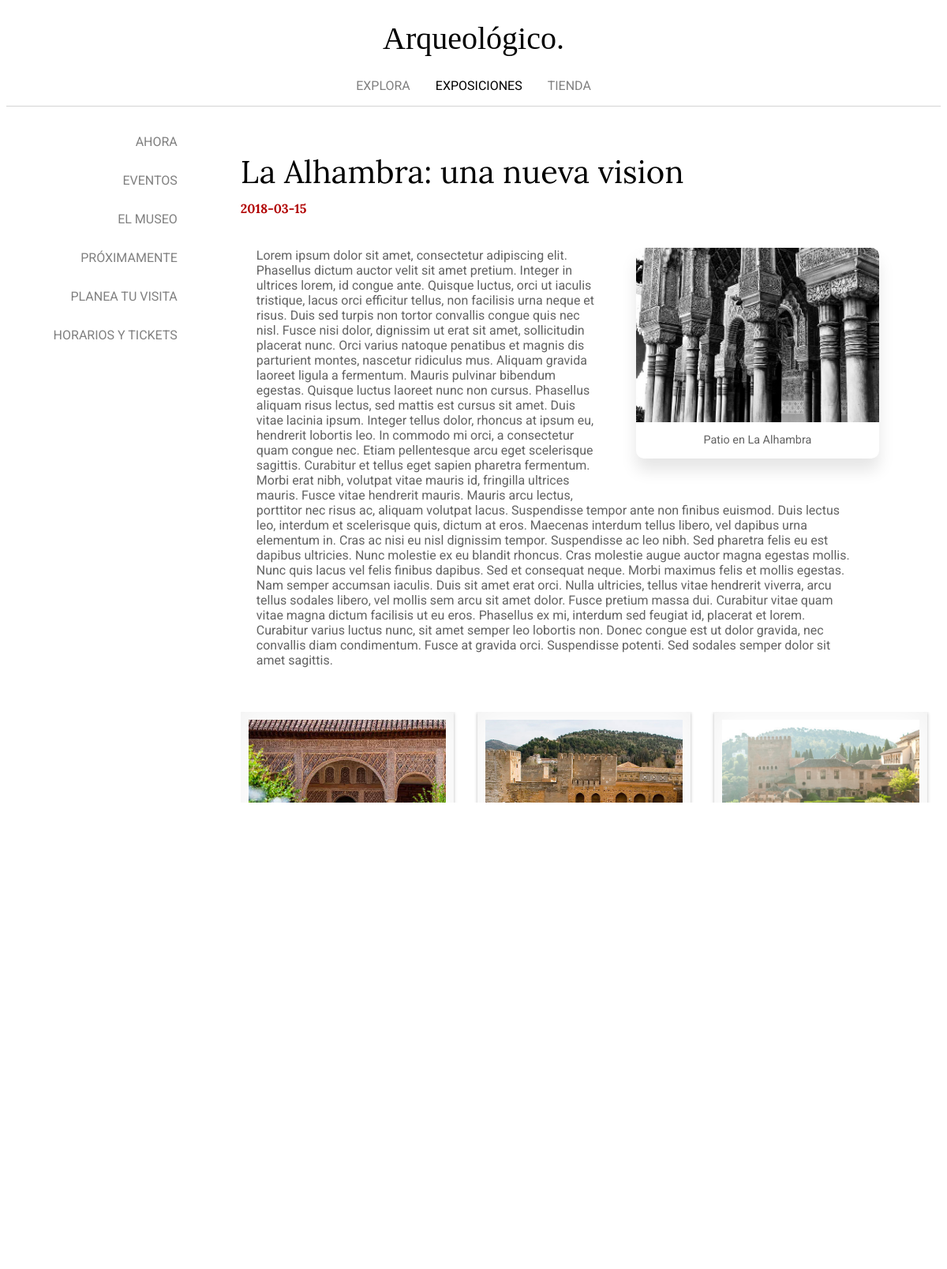
/?option=show&item=0, run on the app's committed database.
### tables this page shows
CREATE TABLE `articulos` (
  `id` int(11) NOT NULL,
  `titulo` text NOT NULL,
  `subtitulo` text NOT NULL,
  `fecha` date NOT NULL,
  `contenido` text NOT NULL,
  `imagen_principal` text NOT NULL,
  `imagenes` text NOT NULL,
  `pie_imagen` text NOT NULL
);

### index.php (called while the page is built, shortened)
<?php
    require_once("views/layout.php");
?>

### models/article.php (called while the page is built, shortened)
<?php
class Article
{
    public function __construct($id, $titulo, $subtitulo, $fecha, $contenido, $imagen_principal, $imagenes, $pie_imagen)
    {
        $this->id = $id;
        $this->titulo = $titulo;
        $this->fecha = $fecha;
        $this->contenido = $contenido;
        $this->imagenes = explode(" ", $imagenes);
        $this->pie_imagen = $pie_imagen;
    }
    public static function find($id) {
        $db = ConexionDB::getInstance();
        $id = intval($id);
        $result = $db->prepare('SELECT * FROM articulos WHERE id = :id');
        $result->execute(array('id' => $id));
        $article = $result->fetch();
        return new Article($article['id'], $article['titulo'], $article['subtitulo'], $article['fecha'],
            $article['contenido'], $article['imagen_principal'], $article['imagenes'], $article['pie_imagen']);
    }
}
?>

### models/comment.php (called while the page is built, shortened)
<?php
class Comment
{
    public static function all() {
        $list = [];
        $db = ConexionDB::getInstance();
        $result = $db->query('SELECT * FROM comentarios');
        foreach($result->fetchAll() as $comment) {
            $list[] = new Comment($comment['id'], $comment['nombre'], $comment['fecha'], $comment['hora'],
                $comment['contenido'], $comment['email'], $comment['imagen'], $comment['id_articulo']);
        }
        return $list;
    }
}

### views/articles/show.php (the view, shortened to what this page needs)
<div class="main">
    <div class="article">
        <h1><?php echo $article->titulo; ?></h1>
        <p class="date"><?php echo $article->fecha; ?></p>
        <div class="img-container">
            <a href="<?php echo $article->imagenes; ?>"><img src="views/img/<?php echo $article->imagenes[0]; ?>" alt=""></a>
            <p><?php echo $article->pie_imagen ?></p>
        </div>
        <p class="description">
            <?php echo $article->contenido; ?>
        </p>
        <?php if (count($article->imagenes) > 1) { ?>
            <div class="photo-gallery">
                <?php
                $i = 0;
                do { ?>
                    <div>
                        <ul class="box2">
                            <?php for ($j = $i; $j < $i + 3; $j++) { ?>
                                <li><img src=views/img/galleries/<?php echo $article->imagenes[$j + 1]?>></li>
                            <?php } ?>
                        </ul>
                    </div>
                <?php
                $i = $i + 3;
                } while($i < (count($article->imagenes) - 1))  ?>
            </div>
        <?php } ?>
        <?php $comment_list = Comment::find($article->id); ?>
        <button class="article-button" type="button" onclick="showComments();"><span id="num-comments"><?php if (count($comment_list) > 0) echo count($comment_list); else echo "Sin" ?></span> comentarios</button>
        <a href="?option=print&item=<?php echo $article->id; ?>"><button class="article-button" type="button">Imprimir artículo</button></a>
    </div>
</div>

### views/css/main.css (style rules this page uses)
* { text-decoration: none; }
.main { float: left; width: 70%; }

### views/css/article.css (style rules this page uses)
.article { padding: 10px; }
.article > .img-container { border-radius: 10px; box-shadow: 0px 15px 20px #e6e6e6; float: right; width: 38%; margin: 40px; margin-right: 0; margin-top: 0; }
.article > .img-container img { width: 100%; border-top-left-radius: 10px; border-top-right-radius: 10px; filter: grayscale(100%); }
.article > .img-container p { text-align: center; font-family: 'Roboto', sans-serif; color:rgb(99, 99, 99); font-size: 90%; }
.article h1 { font-family: 'Lora', serif; font-weight: normal; font-size: 40px; }
.article > .date { font-family: 'Lora', sans-serif; color: rgb(177, 0, 0); margin-top: -15px; margin-bottom: 40px; font-weight: bold; }
.article > .description { font-family: 'Roboto', sans-serif; padding-left: 20px; padding-right: 30px; color:rgb(99, 99, 99); }
.article-button { background-color: white; color: rgb(177, 0, 0); border: 1px solid rgb(177, 0, 0); font-family: 'Roboto', sans-serif; padding: 15px; margin-top: 30px; margin-left: 10px; border-radius: 5px; font-size: 16px; cursor: pointer; }
.photo-gallery li { background-color: #fff; padding: 10px; }
.photo-gallery img { width: 250px; height: 250px; }
.photo-gallery div { width: 900px; height: 300px; padding-top: 40px; margin: 0 auto; }
.photo-gallery ul.box, ul.box2, ul.box3, ul.box4 { position: relative; z-index: 1; overflow: hidden; list-style: none; margin: 0; padding: 0; }
.photo-gallery ul.box li, ul.box2 li, ul.box3 li, ul.box4 li { position: relative; float: left; margin: 0 30px 30px 0; -webkit-box-shadow: 0 1px 4px rgba(0, 0, 0, 0.27), 0 0 40px rgba(0, 0, 0, 0.06) inset; -moz-box-shadow: 0 1px 4px rgba(0, 0, 0, 0.27), 0 0 40px rgba(0, 0, 0, 0.06) inset; box-shadow: 0 1px 4px rgba(0, 0, 0, 0.27), 0 0 40px rgba(0, 0, 0, 0.06) inset; }

### data on the page
articulos: titulo "La Alhambra: una nueva vision", fecha "2018-03-15", pie_imagen "Patio en La Alhambra", contenido "Lorem ipsum dolor sit amet, consectetur adipiscing elit. Phasellus dictum auctor velit sit amet pretium. Integer in ultrices lorem, id congue ante. Quisque luctus, orci ut iaculis tristique, lacus orci efficitur tellus, non facilisis urna neque et risus. Duis sed turpis non tortor convallis congue quis nec nisl. Fusce nisi dolor, dignissim ut erat sit amet, sollicitudin placerat nunc. Orci varius natoque penatibus et magnis dis parturient montes, nascetur ridiculus mus. Aliquam gravida laoreet ligula a fermentum. Mauris pulvinar bibendum egestas. Quisque luctus laoreet nunc non cursus. Phasellus aliquam risus lectus, sed mattis est cursus sit amet. Duis vitae lacinia ipsum. Integer tellus…"
